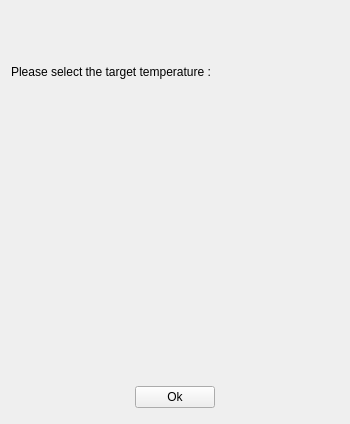
<?xml version="1.0" encoding="UTF-8"?>
<ui version="4.0">
 <class>SVCDiagnostics::CSVCTargetTempSelectionDlg</class>
 <widget class="QWidget" name="SVCDiagnostics::CSVCTargetTempSelectionDlg">
  <property name="geometry">
   <rect>
    <x>0</x>
    <y>0</y>
    <width>350</width>
    <height>424</height>
   </rect>
  </property>
  <property name="sizePolicy">
   <sizepolicy hsizetype="Fixed" vsizetype="Fixed">
    <horstretch>0</horstretch>
    <verstretch>0</verstretch>
   </sizepolicy>
  </property>
  <property name="minimumSize">
   <size>
    <width>350</width>
    <height>420</height>
   </size>
  </property>
  <property name="sizeIncrement">
   <size>
    <width>0</width>
    <height>20</height>
   </size>
  </property>
  <property name="windowTitle">
   <string>Heating Test</string>
  </property>
  <layout class="QGridLayout" name="gridLayout">
   <item row="0" column="0" colspan="3">
    <widget class="QLabel" name="labelPrompt">
     <property name="text">
      <string>&lt;html&gt;&lt;head/&gt;&lt;body&gt;&lt;p&gt;Please select the target temperature :&lt;/p&gt;&lt;/body&gt;&lt;/html&gt;</string>
     </property>
    </widget>
   </item>
   <item row="1" column="0">
    <spacer name="horizontalSpacer_3">
     <property name="orientation">
      <enum>Qt::Horizontal</enum>
     </property>
     <property name="sizeHint" stdset="0">
      <size>
       <width>107</width>
       <height>20</height>
      </size>
     </property>
    </spacer>
   </item>
   <item row="1" column="1">
    <widget class="MainMenu::CWheelPanel" name="scrollPanelWidget" native="true">
     <property name="enabled">
      <bool>true</bool>
     </property>
     <property name="minimumSize">
      <size>
       <width>100</width>
       <height>240</height>
      </size>
     </property>
    </widget>
   </item>
   <item row="1" column="2">
    <spacer name="horizontalSpacer_4">
     <property name="orientation">
      <enum>Qt::Horizontal</enum>
     </property>
     <property name="sizeHint" stdset="0">
      <size>
       <width>107</width>
       <height>20</height>
      </size>
     </property>
    </spacer>
   </item>
   <item row="2" column="0" colspan="3">
    <layout class="QHBoxLayout" name="horizontalLayout_2">
     <property name="bottomMargin">
      <number>5</number>
     </property>
     <item>
      <spacer name="horizontalSpacer">
       <property name="orientation">
        <enum>Qt::Horizontal</enum>
       </property>
       <property name="sizeHint" stdset="0">
        <size>
         <width>40</width>
         <height>20</height>
        </size>
       </property>
      </spacer>
     </item>
     <item>
      <widget class="QPushButton" name="pushButtonOk">
       <property name="text">
        <string>Ok</string>
       </property>
      </widget>
     </item>
     <item>
      <spacer name="horizontalSpacer_2">
       <property name="orientation">
        <enum>Qt::Horizontal</enum>
       </property>
       <property name="sizeHint" stdset="0">
        <size>
         <width>40</width>
         <height>20</height>
        </size>
       </property>
      </spacer>
     </item>
    </layout>
   </item>
  </layout>
 </widget>
 <customwidgets>
  <customwidget>
   <class>MainMenu::CWheelPanel</class>
   <extends>QWidget</extends>
   <header>MainMenu/Include/WheelPanel.h</header>
   <container>1</container>
  </customwidget>
 </customwidgets>
 <resources/>
 <connections/>
</ui>
